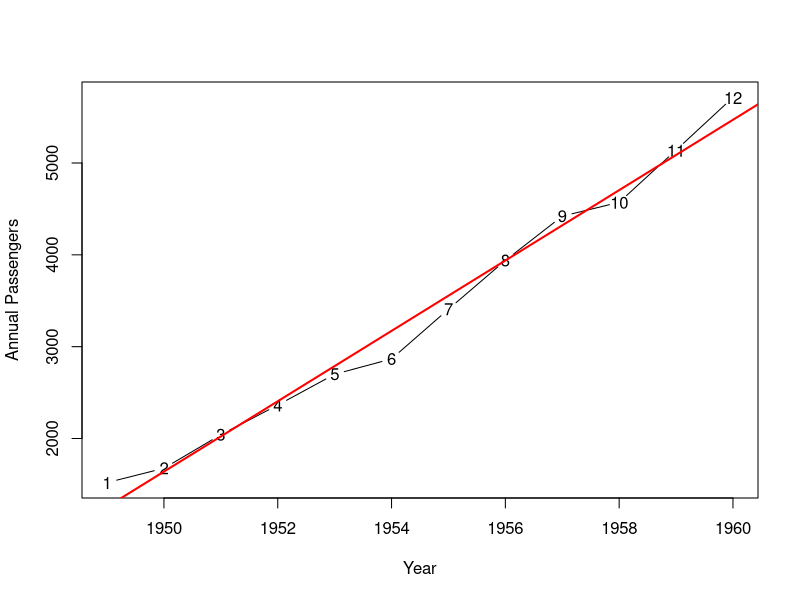

Recreate this plot in R.
# Practical 13: Estimation of Linear Trend using Least Square Method
# Aim: To fit a straight-line trend to annual totals using ordinary least
# squares (i.e. simple linear regression of the series on time), and to
# forecast the next year.
# Dataset: AirPassengers, aggregated to annual totals.

data("AirPassengers")

annual_passenger = aggregate(AirPassengers, nfrequency = 1, FUN=sum)
df = data.frame(Year=time(annual_passenger), Passengers=as.numeric(annual_passenger))

trend_model = lm(Passengers ~ Year, data=df)
summary(trend_model)

plot(df$Year, df$Passengers, type="o", pch=19, xlab="Year", ylab="Annual Passengers")
abline(trend_model, col="red", lwd=2)

predict(trend_model, newdata=data.frame(Year=1961))
